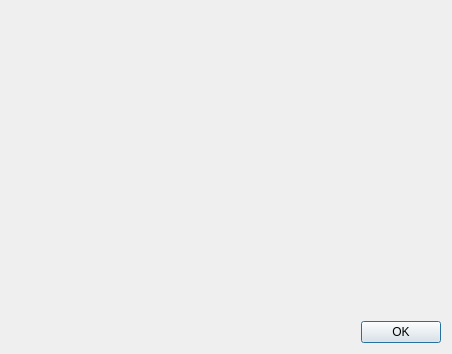
<?xml version="1.0" encoding="UTF-8"?>
<ui version="4.0">
 <class>MSIMLogFileDialog</class>
 <widget class="QDialog" name="MSIMLogFileDialog">
  <property name="geometry">
   <rect>
	<x>0</x>
	<y>0</y>
	<width>452</width>
	<height>354</height>
   </rect>
  </property>
  <property name="windowTitle">
   <string>Dialog</string>
  </property>
  <layout class="QVBoxLayout" name="verticalLayout" stretch="0,1,0">
   <item>
	<widget class="QLabel" name="labelOpenFileError">
	 <property name="wordWrap">
	  <bool>true</bool>
	 </property>
	</widget>
   </item>
   <item>
	<widget class="MSIMLogWidget" name="logWidget" native="true"/>
   </item>
   <item>
	<widget class="QDialogButtonBox" name="buttonBox">
	 <property name="orientation">
	  <enum>Qt::Horizontal</enum>
	 </property>
	 <property name="standardButtons">
	  <set>QDialogButtonBox::Ok</set>
	 </property>
	</widget>
   </item>
  </layout>
 </widget>
 <customwidgets>
  <customwidget>
   <class>MSIMLogWidget</class>
   <extends>QWidget</extends>
   <header>MSIMLogWidget.h</header>
   <container>1</container>
  </customwidget>
 </customwidgets>
 <resources/>
 <connections>
  <connection>
   <sender>buttonBox</sender>
   <signal>accepted()</signal>
   <receiver>MSIMLogFileDialog</receiver>
   <slot>accept()</slot>
   <hints>
	<hint type="sourcelabel">
	 <x>248</x>
	 <y>254</y>
	</hint>
	<hint type="destinationlabel">
	 <x>157</x>
	 <y>274</y>
	</hint>
   </hints>
  </connection>
  <connection>
   <sender>buttonBox</sender>
   <signal>rejected()</signal>
   <receiver>MSIMLogFileDialog</receiver>
   <slot>reject()</slot>
   <hints>
	<hint type="sourcelabel">
	 <x>316</x>
	 <y>260</y>
	</hint>
	<hint type="destinationlabel">
	 <x>286</x>
	 <y>274</y>
	</hint>
   </hints>
  </connection>
 </connections>
</ui>
